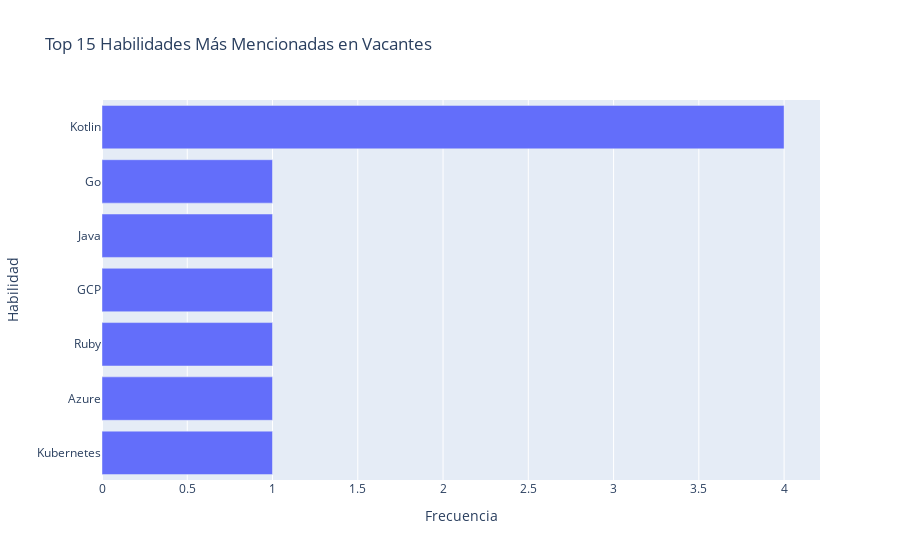

Notebook code for this chart:
### Markdown cell above
### 3.3. Habilidades Más Demandadas (Basado en datos crudos de `jobs`)

Aquí visualizamos las habilidades más frecuentes directamente de las vacantes, para ver la demanda general.

### Code cell
if not df_skills.empty and 'skill_name' in df_skills.columns:
    demanded_skills = df_skills['skill_name'].value_counts().reset_index()
    demanded_skills.columns = ['Habilidad', 'Frecuencia']
    fig = px.bar(demanded_skills.head(15), x='Frecuencia', y='Habilidad', orientation='h',
                 title='Top 15 Habilidades Más Mencionadas en Vacantes',
                 color_continuous_scale=px.colors.sequential.Blues)
    fig.update_layout(yaxis={'categoryorder':'total ascending'})
    fig.show()
else:
    print("No hay datos de habilidades para visualizar.")

### Figure 1 — Plotly figure (JSON) as saved in the notebook; plotly's stock layout.template omitted (floating-point values rounded to 4 significant figures)
{"data": [{"hovertemplate": "Frecuencia=%{x}<br>Habilidad=%{y}<extra></extra>", "legendgroup": "", "marker": {"color": "#636efa", "pattern": {"shape": ""}}, "name": "", "orientation": "h", "showlegend": false, "textposition": "auto", "type": "bar", "x": [4, 1, 1, 1, 1, 1, 1], "xaxis": "x", "y": ["Kotlin", "Kubernetes", "Azure", "Ruby", "GCP", "Java", "Go"], "yaxis": "y"}], "layout": {"barmode": "relative", "legend": {"tracegroupgap": 0}, "title": {"text": "Top 15 Habilidades Más Mencionadas en Vacantes"}, "xaxis": {"anchor": "y", "domain": [0, 1], "title": {"text": "Frecuencia"}}, "yaxis": {"anchor": "x", "categoryorder": "total ascending", "domain": [0, 1], "title": {"text": "Habilidad"}}}}
